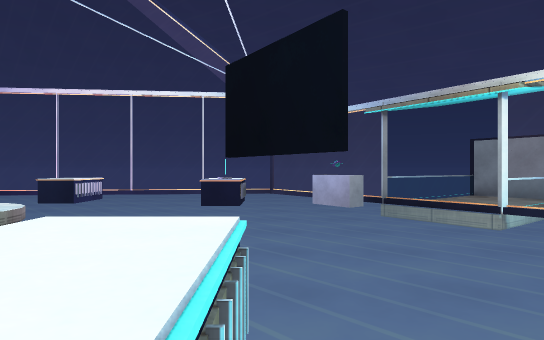
[1] (above)

16 first-person views from a walk through a Unity game level. The camera is 1.4 m above the floor, looks level and sees 75° across. Doors are open. The floor is counted in squares, 2 m on a side. Each view is taken from the middle of a square. On the plan, view 1 faces up. The plan holds only what a view shows up to about 11 squares ahead; the rest is blank. The place goes on beyond the plan. The player is left out. Surface patterns are stand-ins for the level's own textures.

[2]
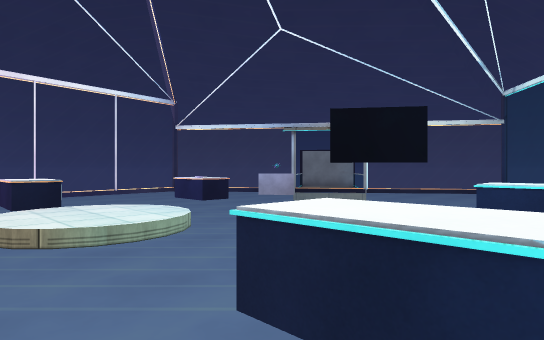

[3]
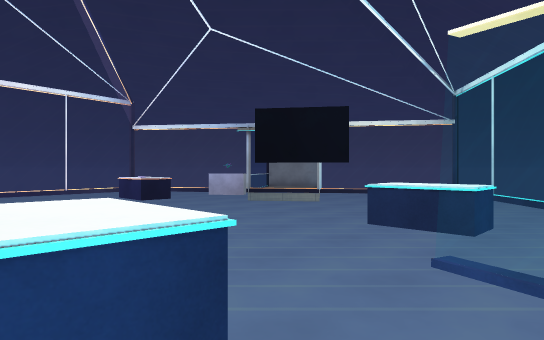

[4]
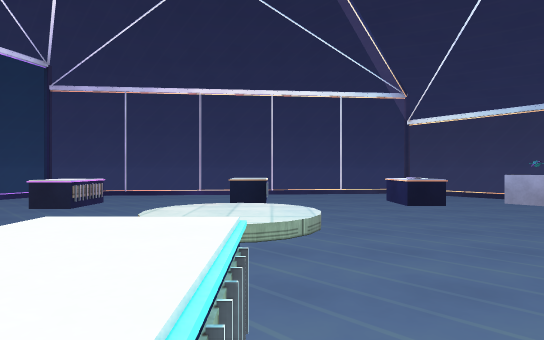

[5]
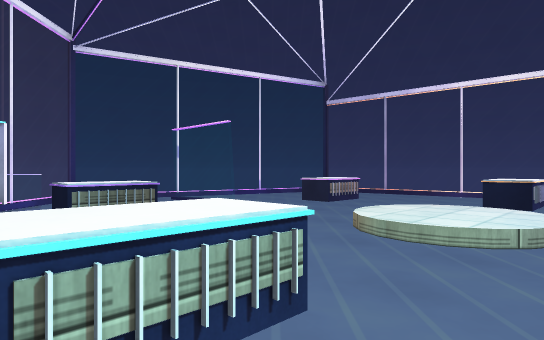

[6]
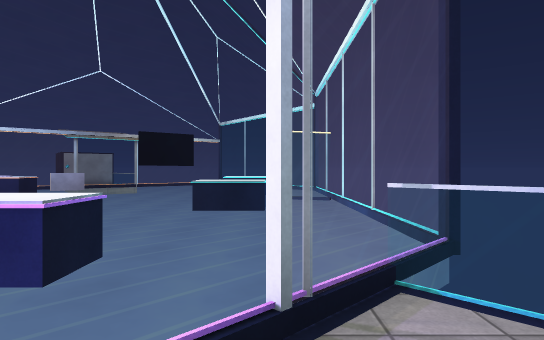

[7]
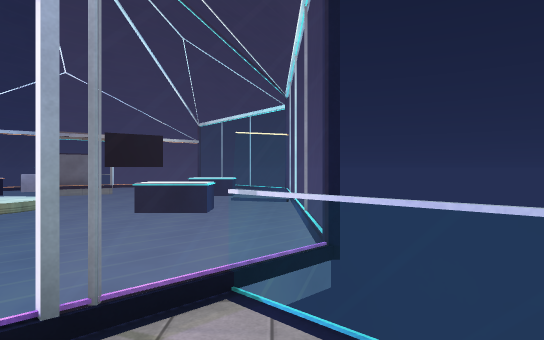

[8]
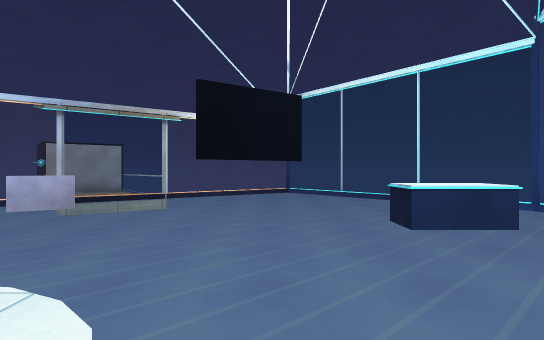

[9]
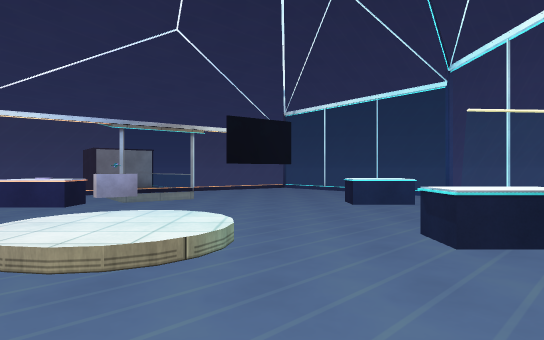

[10]
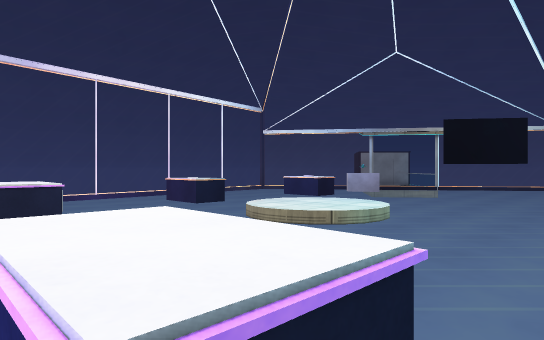

[11]
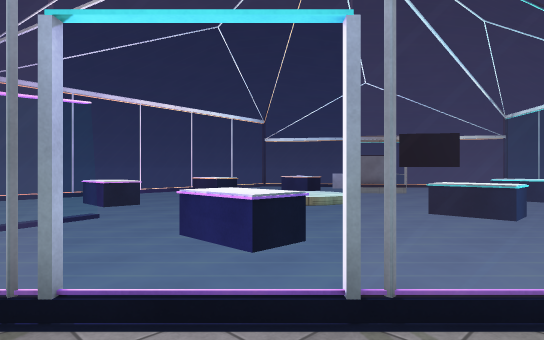

[12]
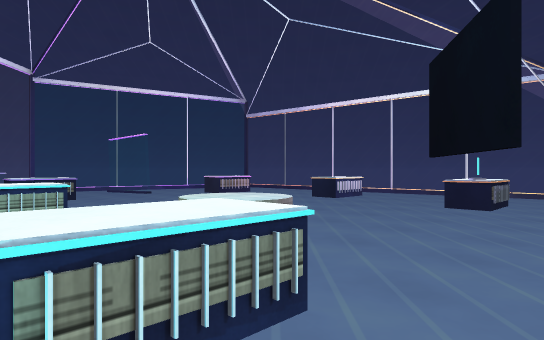

[13]
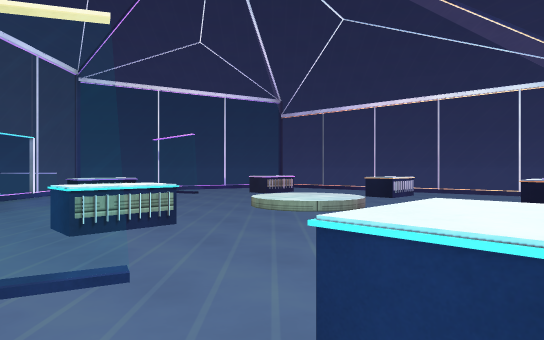

[14]
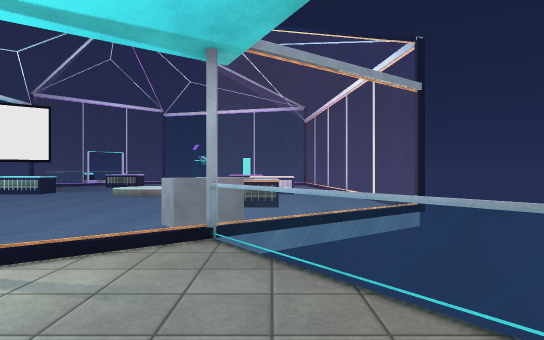

[15]
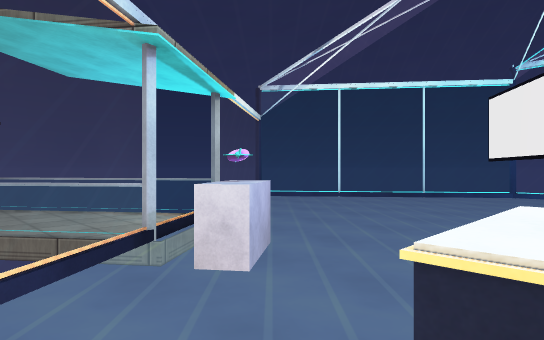

[16]
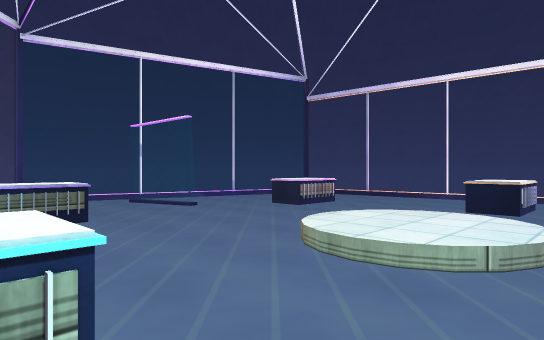

### Floor plan
Key: @ floor where view 1 was taken; # wall or solid block; . main floor; : floor 0.25 m higher than the main floor; / step, stairs or slope; D open door; = window, fence, low wall or low ledge; ^ raised ledge; O other object.
Columns run from 12 left of view 1 to 7 right of it. Each row starts with its distance up from view 1.
 11          #####
 10   ========. .=  ###
  9   =        . = ##.O
  8        ^^  O  =#...#
  7  =     .   O O.D..##
  6 #=     ..    O D###
  5 #.OO  .::.      =#
  4 =     .::.  O    =
  3 =  ..  ..   O     =
  2 =/ ^^            .=
  1 #O/..  ^^. ^^   =##
  0  //O  ....O.@.
 -1  ..=.. . O  .
 -2   #####  #####

Where each view was taken, in squares from view 1:
view 1: 0 up, 0 right, facing up
view 2: 0 up, 6 left, facing up-right
view 3: 1 down, 5 left, facing up-right
view 4: 0 up, 4 left, facing up
view 5: 0 up, 3 left, facing up-left
view 6: 0 up, 11 left, facing right
view 7: 1 down, 11 left, facing right
view 8: 3 up, 5 left, facing right
view 9: 3 up, 8 left, facing right
view 10: 1 up, 9 left, facing up-right
view 11: 1 down, 11 left, facing up-right
view 12: 0 up, 1 right, facing up-left
view 13: 1 down, 0 right, facing up-left
view 14: 8 up, 6 right, facing left
view 15: 9 up, 1 left, facing down-right
view 16: 1 up, 3 left, facing up-left
